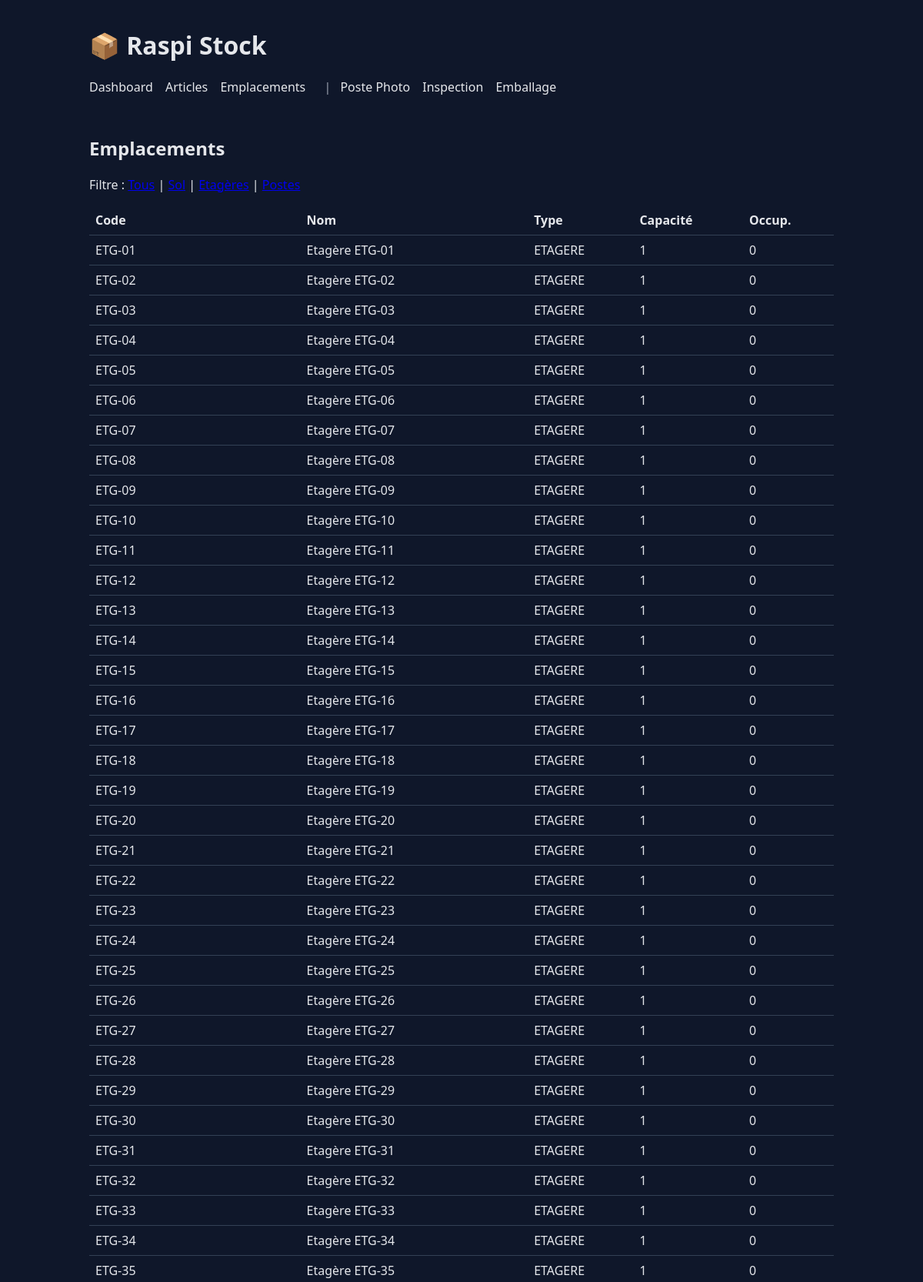
/locations (upper part), run on the app's committed database.
### tables this page shows
CREATE TABLE location (
            id INTEGER PRIMARY KEY AUTOINCREMENT,
            code TEXT NOT NULL UNIQUE,
            name TEXT NOT NULL,
            kind TEXT NOT NULL CHECK(kind IN ('SOL','ETAGERE','POSTE')),
            capacity INTEGER,
            active INTEGER NOT NULL DEFAULT 1
        );

### app.py (the view)
    @app.route("/locations")
    def locations():
        db = get_db()
        kind = request.args.get("kind")
        if kind in ("SOL", "ETAGERE", "POSTE"):
            locs = db.execute(
                """
                SELECT l.*, (SELECT COUNT(*) FROM item i WHERE i.location_id=l.id) AS occ
                FROM location l WHERE kind=? ORDER BY code
                """,
                (kind,),
            ).fetchall()
        else:
            locs = db.execute(
                """
                SELECT l.*, (SELECT COUNT(*) FROM item i WHERE i.location_id=l.id) AS occ
                FROM location l ORDER BY kind, code
                """
            ).fetchall()
        return render_template("locations.html", locations=locs, kind=kind)

### templates/locations.html (shortened to what this page needs)
{% extends "base.html" %}
{% block content %}
<h2>Emplacements</h2>
<p>
  Filtre :
  <a href="{{ url_for('locations') }}">Tous</a> |
  <a href="{{ url_for('locations', kind='SOL') }}">Sol</a> |
  <a href="{{ url_for('locations', kind='ETAGERE') }}">Etagères</a> |
  <a href="{{ url_for('locations', kind='POSTE') }}">Postes</a>
</p>
<table class="table">
  <thead><tr><th>Code</th><th>Nom</th><th>Type</th><th>Capacité</th><th>Occup.</th></tr></thead>
  <tbody>
    {% for l in locations %}
      <tr>
        <td>{{ l['code'] }}</td>
        <td>{{ l['name'] }}</td>
        <td>{{ l['kind'] }}</td>
        <td>{{ l['capacity'] if l['capacity'] is not none else '∞' }}</td>
        <td>{{ l['occ'] }}</td>
      </tr>
    {% endfor %}
  </tbody>
</table>
{% endblock %}

### templates/base.html (shortened to what this page needs)
<!doctype html>
<html lang="fr">
<head>
  <link rel="stylesheet" href="{{ url_for('static', filename='style.css') }}">
</head>
<body>
  <header class="wrap">
    <h1>📦 Raspi Stock</h1>
    <nav>
      <a href="{{ url_for('index') }}">Dashboard</a>
      <a href="{{ url_for('items') }}">Articles</a>
      <a href="{{ url_for('locations') }}">Emplacements</a>
      <span>|</span>
      <a href="{{ url_for('work_photo') }}">Poste Photo</a>
      <a href="{{ url_for('work_inspection') }}">Inspection</a>
      <a href="{{ url_for('work_emballage') }}">Emballage</a>
    </nav>
  </header>
  <main class="wrap">
    {% block content %}{% endblock %}
  </main>
</body>
</html>

### static/style.css (style rules this page uses)
:root { --bg: #0f172a; --card: #111827; --text: #e5e7eb; --muted: #9ca3af; --accent: #22c55e; --danger: #ef4444; --border: #334155; }
* { box-sizing:border-box }
body { margin:0;background:var(--bg);color:var(--text);font-family:system-ui,Segoe UI,Roboto,Arial,sans-serif }
.wrap { max-width:1000px;margin:0 auto;padding:1rem }
header nav a { margin-right:.75rem;color:var(--text);text-decoration:none }
header nav span { margin:0 .5rem;color:var(--muted) }
.table { width:100%;border-collapse:collapse;margin-top:.5rem }
.table th,.table td { border-bottom:1px solid var(--border);padding:.5rem;text-align:left }

### data on the page
location: code "ETG-01", name "Etagère ETG-01", kind "ETAGERE", capacity "1", occ "0"
location: code "ETG-02", name "Etagère ETG-02", kind "ETAGERE", capacity "1", occ "0"
location: code "ETG-03", name "Etagère ETG-03", kind "ETAGERE", capacity "1", occ "0"
location: code "ETG-04", name "Etagère ETG-04", kind "ETAGERE", capacity "1", occ "0"
location: code "ETG-05", name "Etagère ETG-05", kind "ETAGERE", capacity "1", occ "0"
location: code "ETG-06", name "Etagère ETG-06", kind "ETAGERE", capacity "1", occ "0"
location: code "ETG-07", name "Etagère ETG-07", kind "ETAGERE", capacity "1", occ "0"
location: code "ETG-08", name "Etagère ETG-08", kind "ETAGERE", capacity "1", occ "0"
location: code "ETG-09", name "Etagère ETG-09", kind "ETAGERE", capacity "1", occ "0"
location: code "ETG-10", name "Etagère ETG-10", kind "ETAGERE", capacity "1", occ "0"
location: code "ETG-11", name "Etagère ETG-11", kind "ETAGERE", capacity "1", occ "0"
location: code "ETG-12", name "Etagère ETG-12", kind "ETAGERE", capacity "1", occ "0"
location: code "ETG-13", name "Etagère ETG-13", kind "ETAGERE", capacity "1", occ "0"
location: code "ETG-14", name "Etagère ETG-14", kind "ETAGERE", capacity "1", occ "0"
location: code "ETG-15", name "Etagère ETG-15", kind "ETAGERE", capacity "1", occ "0"
location: code "ETG-16", name "Etagère ETG-16", kind "ETAGERE", capacity "1", occ "0"
location: code "ETG-17", name "Etagère ETG-17", kind "ETAGERE", capacity "1", occ "0"
location: code "ETG-18", name "Etagère ETG-18", kind "ETAGERE", capacity "1", occ "0"
location: code "ETG-19", name "Etagère ETG-19", kind "ETAGERE", capacity "1", occ "0"
location: code "ETG-20", name "Etagère ETG-20", kind "ETAGERE", capacity "1", occ "0"
location: code "ETG-21", name "Etagère ETG-21", kind "ETAGERE", capacity "1", occ "0"
location: code "ETG-22", name "Etagère ETG-22", kind "ETAGERE", capacity "1", occ "0"
location: code "ETG-23", name "Etagère ETG-23", kind "ETAGERE", capacity "1", occ "0"
location: code "ETG-24", name "Etagère ETG-24", kind "ETAGERE", capacity "1", occ "0"
location: code "ETG-25", name "Etagère ETG-25", kind "ETAGERE", capacity "1", occ "0"
location: code "ETG-26", name "Etagère ETG-26", kind "ETAGERE", capacity "1", occ "0"
location: code "ETG-27", name "Etagère ETG-27", kind "ETAGERE", capacity "1", occ "0"
location: code "ETG-28", name "Etagère ETG-28", kind "ETAGERE", capacity "1", occ "0"
location: code "ETG-29", name "Etagère ETG-29", kind "ETAGERE", capacity "1", occ "0"
location: code "ETG-30", name "Etagère ETG-30", kind "ETAGERE", capacity "1", occ "0"
location: code "ETG-31", name "Etagère ETG-31", kind "ETAGERE", capacity "1", occ "0"
location: code "ETG-32", name "Etagère ETG-32", kind "ETAGERE", capacity "1", occ "0"
location: code "ETG-33", name "Etagère ETG-33", kind "ETAGERE", capacity "1", occ "0"
location: code "ETG-34", name "Etagère ETG-34", kind "ETAGERE", capacity "1", occ "0"
location: code "ETG-35", name "Etagère ETG-35", kind "ETAGERE", capacity "1", occ "0"
